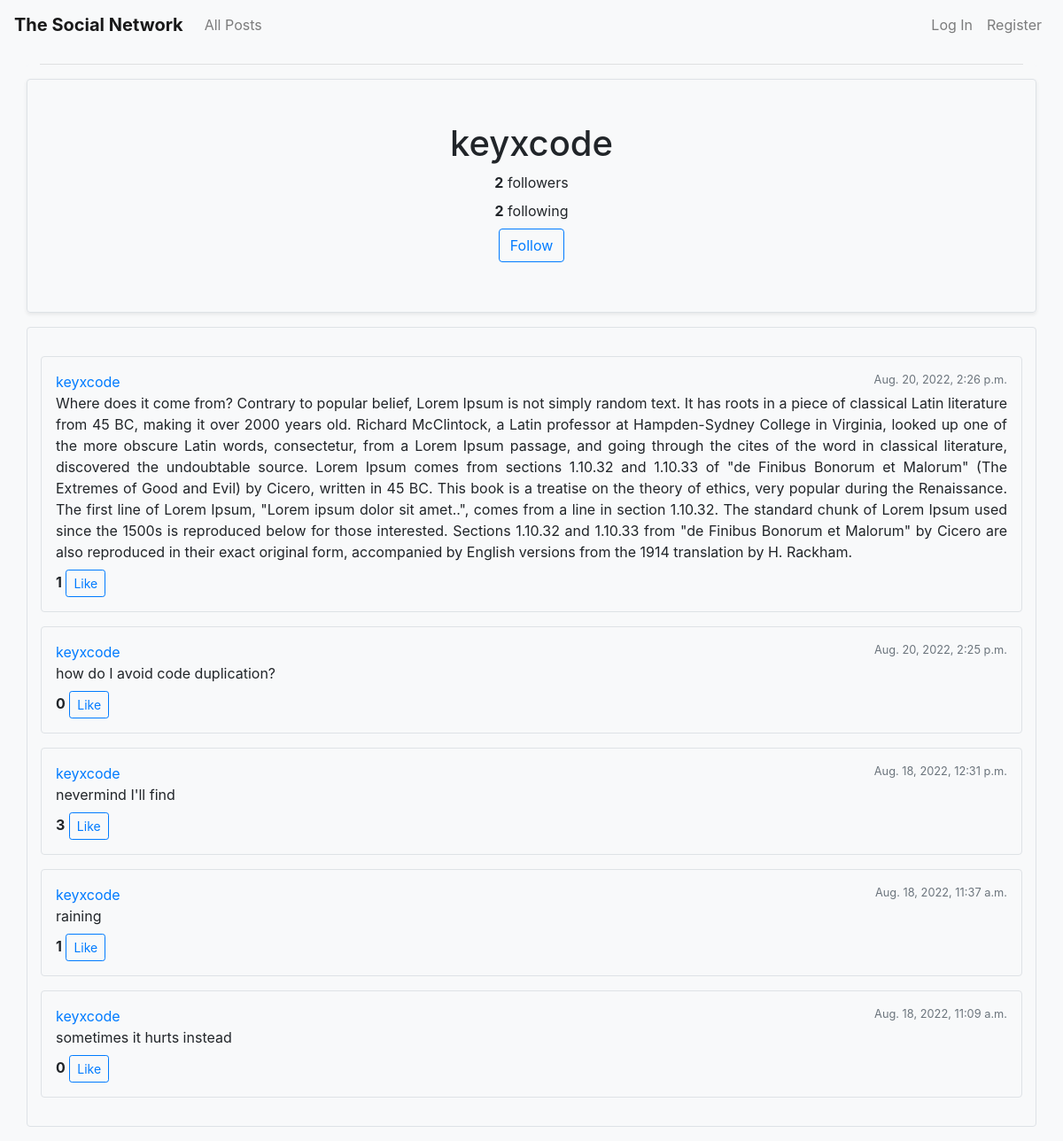
The app's page /profile/1 with its own data.
### network/models.py (models this page shows, shortened)
class User(AbstractUser, models.Model):
    followers = models.ManyToManyField("User", blank="true", related_name="follow")
    follows = models.ManyToManyField("User", blank="true", related_name="followed_by")

class Post(models.Model):
    content = models.TextField(blank=True)
    poster = models.ForeignKey("User", on_delete=models.CASCADE, null=True, related_name="all_posts")
    timestamp = models.DateTimeField(auto_now_add=True)
    likers = models.ManyToManyField("User", related_name="liked_post")

### network/views.py (the view)
# urls.py: path("profile/<int:user_id>", views.profile, name="profile"),
def profile(request, user_id):
    user = User.objects.get(pk=user_id)
    posts = Post.objects.filter(poster=user).order_by('-timestamp')
    return render(request, "network/profile.html", {
        "user": user,
        "posts": posts
    })

### network/templates/network/profile.html (shortened to what this page needs)
{% extends "network/layout.html" %}
{% load static %}
{% block body %}
    <div class="row border rounded shadow-sm my-3">
        <div class="col p-5 text-center">
            <span class="h1">{{ user.username }}</span>
            <div class="row my-2">
                <div class="col">
                    <span class="font-weight-bold" id="followers-count">{{ user.followers.all.count }}</span> followers
                </div>
            </div>
            <div class="row my-2">
                <div class="col">
                    <span class="font-weight-bold">{{ user.follows.all.count }}</span> following
                </div>
            </div>
            {% if request.user != user %}
                <div class="row my-2">
                    <div class="col">
                        {% if user in request.user.follows.all %}
                            <button class="btn btn-primary" data-profile="{{ user.id }}" id="follow-button">Unfollow</button>
                        {% else %}
                            <button class="btn btn-outline-primary" data-profile="{{ user.id }}" id="follow-button">Follow</button>
                        {% endif %}
                    </div>
                </div>
            {% endif %}
        </div>
    </div>
    {% include 'network/posts.html' %}
{% endblock %}

### network/templates/network/posts.html (shortened to what this page needs)
<div class="border rounded row mb-3 py-3">
    <div class="col">
        {% if posts %}
            {% for post in posts %}
                <div class="border rounded p-3 my-3 hover-box">
                    <div class="row">
                        <div class="col">
                            <div class="d-flex">
                                <a href="{% url 'profile' post.poster.id %}">{{ post.poster }}</a>
                                <span class="ml-auto small text-muted">{{ post.timestamp }}</span>
                            </div>
                            <div class="mb-2 text-justify">
                                <span id="post-{{ post.id }}">{{ post.content }}</span>
                            </div>
                            <div>
                                <span class="font-weight-bold" id="like-count-{{ post.id }}">{{ post.likers.all.count }}</span>
                                {% if request.user in post.likers.all %}
                                    <button class="btn btn-primary btn-sm like-button" data-post="{{ post.id }}">Unlike</button>
                                {% else %}
                                    <button class="btn btn-outline-primary btn-sm like-button" data-post="{{ post.id }}">Like</button>
                                {% endif %}
                            </div>
                        </div>
                    </div>
                </div>
            {% endfor %}
        {% else %}
            It's empty here!
        {% endif %}
    </div>
</div>

### records on screen
User: username "keyxcode", followers.all.count "2", follows.all.count "2"
Post: poster "keyxcode", timestamp "Aug. 20, 2022, 2:26 p.m.", content "Where does it come from? Contrary to popular belief, Lorem Ipsum is not simply random text. It has roots in a piece of classical Latin literature from 45 BC, making it over 2000 years old. Richard McClintock, a Latin professor at Hampden-Sydney College in Virginia, looked up one of the more obscure Latin words, consectetur, from a Lorem Ipsum passage, and going through the cites of the word in classical literature, discovered the undoubtable source. Lorem Ipsum comes from sections 1.10.32 and 1.10.33 of \"de Finibus Bonorum et Malorum\" (The Extremes of Good and Evil) by Cicero, written in 45 BC. This book is a treatise on the theory of ethics, very popular during the Renaissance. The first…", likers.all.count "1"
Post: poster "keyxcode", timestamp "Aug. 20, 2022, 2:25 p.m.", content "how do I avoid code duplication?", likers.all.count "0"
Post: poster "keyxcode", timestamp "Aug. 18, 2022, 12:31 p.m.", content "nevermind I'll find", likers.all.count "3"
Post: poster "keyxcode", timestamp "Aug. 18, 2022, 11:37 a.m.", content "raining", likers.all.count "1"
Post: poster "keyxcode", timestamp "Aug. 18, 2022, 11:09 a.m.", content "sometimes it hurts instead", likers.all.count "0"
